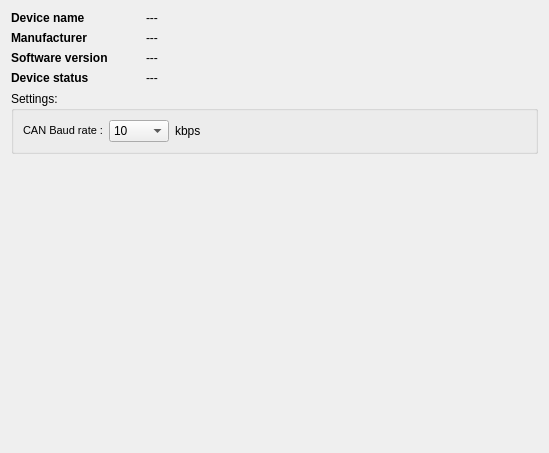
<?xml version="1.0" encoding="UTF-8"?>
<ui version="4.0">
 <class>SettingsZcan4usbfx</class>
 <widget class="QWidget" name="SettingsZcan4usbfx">
  <property name="geometry">
   <rect>
    <x>0</x>
    <y>0</y>
    <width>549</width>
    <height>453</height>
   </rect>
  </property>
  <property name="windowTitle">
   <string>Form</string>
  </property>
  <property name="styleSheet">
   <string notr="true"/>
  </property>
  <layout class="QGridLayout" name="gridLayout_2">
   <item row="0" column="0">
    <layout class="QGridLayout" name="gridLayout">
     <item row="0" column="0">
      <widget class="QLabel" name="labelDeviceName">
       <property name="minimumSize">
        <size>
         <width>129</width>
         <height>0</height>
        </size>
       </property>
       <property name="maximumSize">
        <size>
         <width>129</width>
         <height>16777215</height>
        </size>
       </property>
       <property name="font">
        <font>
         <weight>75</weight>
         <bold>true</bold>
        </font>
       </property>
       <property name="layoutDirection">
        <enum>Qt::RightToLeft</enum>
       </property>
       <property name="text">
        <string>Device name </string>
       </property>
      </widget>
     </item>
     <item row="0" column="1">
      <widget class="QLabel" name="labelDeviceNameInfo">
       <property name="text">
        <string>---</string>
       </property>
      </widget>
     </item>
     <item row="1" column="0">
      <widget class="QLabel" name="labelDeviceManufacturer">
       <property name="font">
        <font>
         <weight>75</weight>
         <bold>true</bold>
        </font>
       </property>
       <property name="layoutDirection">
        <enum>Qt::RightToLeft</enum>
       </property>
       <property name="text">
        <string>Manufacturer </string>
       </property>
      </widget>
     </item>
     <item row="1" column="1">
      <widget class="QLabel" name="labelDeviceManufacturerInfo">
       <property name="text">
        <string>---</string>
       </property>
      </widget>
     </item>
     <item row="2" column="0">
      <widget class="QLabel" name="labelDeviceVersion">
       <property name="minimumSize">
        <size>
         <width>0</width>
         <height>0</height>
        </size>
       </property>
       <property name="font">
        <font>
         <weight>75</weight>
         <bold>true</bold>
        </font>
       </property>
       <property name="layoutDirection">
        <enum>Qt::RightToLeft</enum>
       </property>
       <property name="text">
        <string>Software version</string>
       </property>
      </widget>
     </item>
     <item row="2" column="1">
      <widget class="QLabel" name="labelDeviceVersionInfo">
       <property name="text">
        <string>---</string>
       </property>
      </widget>
     </item>
     <item row="3" column="0">
      <widget class="QLabel" name="labelDeviceStatus">
       <property name="font">
        <font>
         <weight>75</weight>
         <bold>true</bold>
        </font>
       </property>
       <property name="layoutDirection">
        <enum>Qt::RightToLeft</enum>
       </property>
       <property name="text">
        <string>Device status</string>
       </property>
      </widget>
     </item>
     <item row="3" column="1">
      <widget class="QLabel" name="labelDeviceStatusInfo">
       <property name="text">
        <string>---</string>
       </property>
      </widget>
     </item>
    </layout>
   </item>
   <item row="0" column="1">
    <spacer name="horizontalSpacer">
     <property name="orientation">
      <enum>Qt::Horizontal</enum>
     </property>
     <property name="sizeHint" stdset="0">
      <size>
       <width>40</width>
       <height>20</height>
      </size>
     </property>
    </spacer>
   </item>
   <item row="1" column="0" colspan="2">
    <widget class="QGroupBox" name="deviceSettings">
     <property name="maximumSize">
      <size>
       <width>16777215</width>
       <height>450</height>
      </size>
     </property>
     <property name="title">
      <string>Settings:</string>
     </property>
     <layout class="QGridLayout" name="gridLayout_4">
      <item row="0" column="0">
       <layout class="QGridLayout" name="gridLayout_3">
        <item row="0" column="0">
         <widget class="QLabel" name="label">
          <property name="text">
           <string>&lt;!DOCTYPE HTML PUBLIC &quot;-//W3C//DTD HTML 4.0//EN&quot; &quot;http://www.w3.org/TR/REC-html40/strict.dtd&quot;&gt;
&lt;html&gt;&lt;head&gt;&lt;meta name=&quot;qrichtext&quot; content=&quot;1&quot; /&gt;&lt;style type=&quot;text/css&quot;&gt;
p, li { white-space: pre-wrap; }
&lt;/style&gt;&lt;/head&gt;&lt;body style=&quot; font-family:'MS Shell Dlg 2'; font-size:8.25pt; font-weight:400; font-style:normal;&quot;&gt;
&lt;p align=&quot;right&quot; style=&quot; margin-top:0px; margin-bottom:0px; margin-left:0px; margin-right:0px; -qt-block-indent:0; text-indent:0px;&quot;&gt;&lt;span style=&quot; font-size:8pt;&quot;&gt;CAN Baud rate :&lt;/span&gt;&lt;/p&gt;&lt;/body&gt;&lt;/html&gt;</string>
          </property>
         </widget>
        </item>
        <item row="0" column="1">
         <widget class="QComboBox" name="comboBoxBaudRate">
          <property name="minimumSize">
           <size>
            <width>60</width>
            <height>0</height>
           </size>
          </property>
          <property name="maximumSize">
           <size>
            <width>60</width>
            <height>16777215</height>
           </size>
          </property>
          <property name="editable">
           <bool>false</bool>
          </property>
          <item>
           <property name="text">
            <string>10</string>
           </property>
          </item>
          <item>
           <property name="text">
            <string>20</string>
           </property>
          </item>
          <item>
           <property name="text">
            <string>50</string>
           </property>
          </item>
          <item>
           <property name="text">
            <string>100</string>
           </property>
          </item>
          <item>
           <property name="text">
            <string>125</string>
           </property>
          </item>
          <item>
           <property name="text">
            <string>250</string>
           </property>
          </item>
          <item>
           <property name="text">
            <string>500</string>
           </property>
          </item>
          <item>
           <property name="text">
            <string>800</string>
           </property>
          </item>
          <item>
           <property name="text">
            <string>1000</string>
           </property>
          </item>
         </widget>
        </item>
        <item row="0" column="2">
         <widget class="QLabel" name="label_2">
          <property name="text">
           <string>kbps</string>
          </property>
         </widget>
        </item>
       </layout>
      </item>
      <item row="0" column="1">
       <spacer name="horizontalSpacer_2">
        <property name="orientation">
         <enum>Qt::Horizontal</enum>
        </property>
        <property name="sizeHint" stdset="0">
         <size>
          <width>328</width>
          <height>20</height>
         </size>
        </property>
       </spacer>
      </item>
     </layout>
    </widget>
   </item>
   <item row="2" column="0">
    <spacer name="verticalSpacer">
     <property name="orientation">
      <enum>Qt::Vertical</enum>
     </property>
     <property name="sizeHint" stdset="0">
      <size>
       <width>20</width>
       <height>292</height>
      </size>
     </property>
    </spacer>
   </item>
  </layout>
 </widget>
 <resources/>
 <connections/>
</ui>
